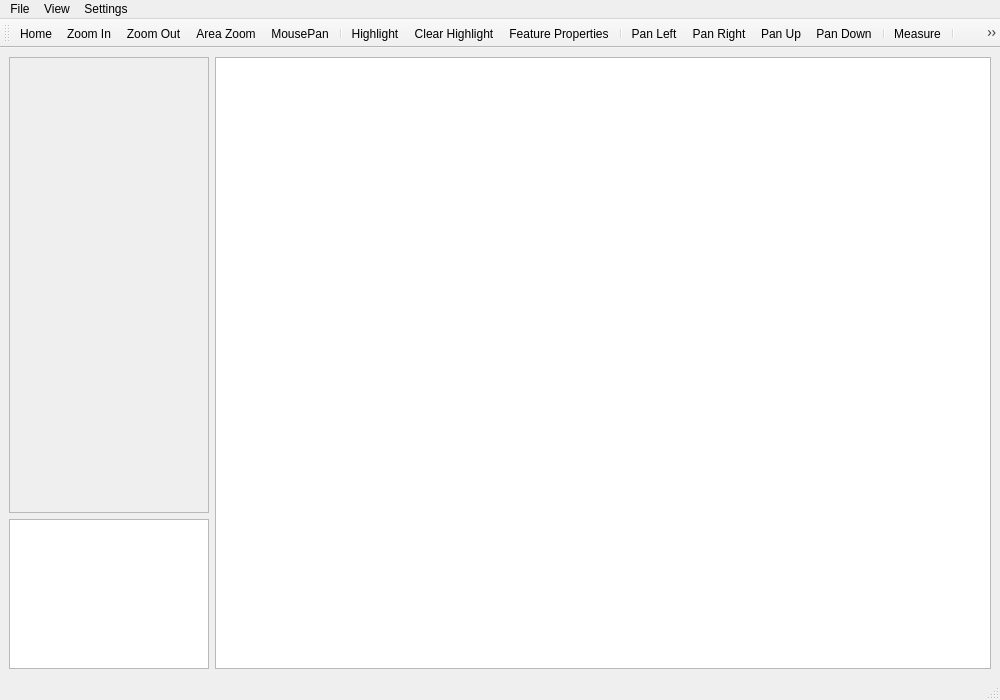
<?xml version="1.0" encoding="UTF-8"?>
<ui version="4.0">
 <class>ViewerWindow</class>
 <widget class="QMainWindow" name="ViewerWindow">
  <property name="enabled">
   <bool>true</bool>
  </property>
  <property name="geometry">
   <rect>
    <x>0</x>
    <y>0</y>
    <width>1000</width>
    <height>700</height>
   </rect>
  </property>
  <property name="windowTitle">
   <string>ViewerWindow</string>
  </property>
  <widget class="QWidget" name="centralwidget">
   <layout class="QHBoxLayout" name="horizontalLayout">
    <item>
     <layout class="QVBoxLayout" name="verticalLayout">
      <item>
       <widget class="QScrollArea" name="scrollArea">
        <property name="sizePolicy">
         <sizepolicy hsizetype="Minimum" vsizetype="Expanding">
          <horstretch>0</horstretch>
          <verstretch>0</verstretch>
         </sizepolicy>
        </property>
        <property name="minimumSize">
         <size>
          <width>200</width>
          <height>0</height>
         </size>
        </property>
        <property name="widgetResizable">
         <bool>true</bool>
        </property>
        <widget class="QWidget" name="scrollWidget">
         <property name="geometry">
          <rect>
           <x>0</x>
           <y>0</y>
           <width>198</width>
           <height>438</height>
          </rect>
         </property>
         <layout class="QVBoxLayout" name="verticalLayout">
          <property name="spacing">
           <number>2</number>
          </property>
          <property name="geometry" stdset="0">
           <rect>
            <x>0</x>
            <y>0</y>
            <width>148</width>
            <height>394</height>
           </rect>
          </property>
         </layout>
        </widget>
       </widget>
      </item>
      <item>
       <widget class="ODBPPGraphicsMiniMapView" name="miniMapView">
        <property name="enabled">
         <bool>true</bool>
        </property>
        <property name="sizePolicy">
         <sizepolicy hsizetype="Minimum" vsizetype="Minimum">
          <horstretch>0</horstretch>
          <verstretch>0</verstretch>
         </sizepolicy>
        </property>
        <property name="minimumSize">
         <size>
          <width>200</width>
          <height>150</height>
         </size>
        </property>
        <property name="maximumSize">
         <size>
          <width>200</width>
          <height>150</height>
         </size>
        </property>
       </widget>
      </item>
     </layout>
    </item>
    <item>
     <widget class="ODBPPGraphicsView" name="viewWidget"/>
    </item>
   </layout>
  </widget>
  <widget class="QMenuBar" name="menubar">
   <property name="geometry">
    <rect>
     <x>0</x>
     <y>0</y>
     <width>1000</width>
     <height>22</height>
    </rect>
   </property>
   <widget class="QMenu" name="menuFile">
    <property name="title">
     <string>File</string>
    </property>
    <addaction name="actionExportSVG"/>
   </widget>
   <widget class="QMenu" name="menu">
    <property name="title">
     <string>Settings</string>
    </property>
    <addaction name="actionSetColor"/>
   </widget>
   <widget class="QMenu" name="menuView">
    <property name="title">
     <string>View</string>
    </property>
    <addaction name="actionZoomIn"/>
    <addaction name="actionZoomOut"/>
    <addaction name="actionHome"/>
    <addaction name="actionAreaZoom"/>
    <addaction name="separator"/>
    <addaction name="actionHighlight"/>
    <addaction name="actionClearHighlight"/>
    <addaction name="actionFeatureProperties"/>
    <addaction name="separator"/>
    <addaction name="actionPanLeft"/>
    <addaction name="actionPanRight"/>
    <addaction name="actionPanUp"/>
    <addaction name="actionPanDown"/>
    <addaction name="separator"/>
    <addaction name="actionMeasure"/>
    <addaction name="separator"/>
    <addaction name="actionShowOutline"/>
    <addaction name="actionShowStepRepeat"/>
    <addaction name="actionShowNotes"/>
   </widget>
   <addaction name="menuFile"/>
   <addaction name="menuView"/>
   <addaction name="menu"/>
  </widget>
  <widget class="QStatusBar" name="statusbar"/>
  <widget class="QToolBar" name="toolBar">
   <property name="windowTitle">
    <string>toolBar</string>
   </property>
   <attribute name="toolBarArea">
    <enum>TopToolBarArea</enum>
   </attribute>
   <attribute name="toolBarBreak">
    <bool>false</bool>
   </attribute>
   <addaction name="actionHome"/>
   <addaction name="actionZoomIn"/>
   <addaction name="actionZoomOut"/>
   <addaction name="actionAreaZoom"/>
   <addaction name="actionMousePan"/>
   <addaction name="separator"/>
   <addaction name="actionHighlight"/>
   <addaction name="actionClearHighlight"/>
   <addaction name="actionFeatureProperties"/>
   <addaction name="separator"/>
   <addaction name="actionPanLeft"/>
   <addaction name="actionPanRight"/>
   <addaction name="actionPanUp"/>
   <addaction name="actionPanDown"/>
   <addaction name="separator"/>
   <addaction name="actionMeasure"/>
   <addaction name="separator"/>
   <addaction name="actionShowOutline"/>
   <addaction name="actionShowStepRepeat"/>
   <addaction name="actionShowNotes"/>
   <addaction name="separator"/>
   <addaction name="actionExportSVG"/>
  </widget>
  <action name="actionSetColor">
   <property name="text">
    <string>Color</string>
   </property>
  </action>
  <action name="actionZoomIn">
   <property name="icon">
    <iconset resource="../resources.qrc">
     <normaloff>:/icons/zoom-in.png</normaloff>:/icons/zoom-in.png</iconset>
   </property>
   <property name="text">
    <string>Zoom In</string>
   </property>
  </action>
  <action name="actionZoomOut">
   <property name="icon">
    <iconset resource="../resources.qrc">
     <normaloff>:/icons/zoom-out.png</normaloff>:/icons/zoom-out.png</iconset>
   </property>
   <property name="text">
    <string>Zoom Out</string>
   </property>
  </action>
  <action name="actionHome">
   <property name="icon">
    <iconset resource="../resources.qrc">
     <normaloff>:/icons/zoom-original.png</normaloff>:/icons/zoom-original.png</iconset>
   </property>
   <property name="text">
    <string>Home</string>
   </property>
  </action>
  <action name="actionAreaZoom">
   <property name="checkable">
    <bool>true</bool>
   </property>
   <property name="icon">
    <iconset resource="../resources.qrc">
     <normaloff>:/icons/gtk-fullscreen.png</normaloff>:/icons/gtk-fullscreen.png</iconset>
   </property>
   <property name="text">
    <string>Area Zoom</string>
   </property>
  </action>
  <action name="actionPanLeft">
   <property name="icon">
    <iconset resource="../resources.qrc">
     <normaloff>:/icons/back.png</normaloff>:/icons/back.png</iconset>
   </property>
   <property name="text">
    <string>Pan Left</string>
   </property>
  </action>
  <action name="actionPanRight">
   <property name="icon">
    <iconset resource="../resources.qrc">
     <normaloff>:/icons/forward.png</normaloff>:/icons/forward.png</iconset>
   </property>
   <property name="text">
    <string>Pan Right</string>
   </property>
  </action>
  <action name="actionPanUp">
   <property name="icon">
    <iconset resource="../resources.qrc">
     <normaloff>:/icons/up.png</normaloff>:/icons/up.png</iconset>
   </property>
   <property name="text">
    <string>Pan Up</string>
   </property>
  </action>
  <action name="actionPanDown">
   <property name="icon">
    <iconset resource="../resources.qrc">
     <normaloff>:/icons/down.png</normaloff>:/icons/down.png</iconset>
   </property>
   <property name="text">
    <string>Pan Down</string>
   </property>
  </action>
  <action name="actionHighlight">
   <property name="checkable">
    <bool>true</bool>
   </property>
   <property name="icon">
    <iconset resource="../resources.qrc">
     <normaloff>:/icons/ok.png</normaloff>:/icons/ok.png</iconset>
   </property>
   <property name="text">
    <string>Highlight</string>
   </property>
  </action>
  <action name="actionClearHighlight">
   <property name="icon">
    <iconset resource="../resources.qrc">
     <normaloff>:/icons/remove.png</normaloff>:/icons/remove.png</iconset>
   </property>
   <property name="text">
    <string>Clear Highlight</string>
   </property>
   <property name="toolTip">
    <string>Clear hightlight</string>
   </property>
  </action>
  <action name="actionShowNotes">
   <property name="checkable">
    <bool>true</bool>
   </property>
   <property name="icon">
    <iconset resource="../resources.qrc">
     <normaloff>:/icons/document-properties.png</normaloff>:/icons/document-properties.png</iconset>
   </property>
   <property name="text">
    <string>Show Notes</string>
   </property>
  </action>
  <action name="actionMousePan">
   <property name="checkable">
    <bool>true</bool>
   </property>
   <property name="icon">
    <iconset resource="../resources.qrc">
     <normaloff>:/icons/visualization.png</normaloff>:/icons/visualization.png</iconset>
   </property>
   <property name="text">
    <string>MousePan</string>
   </property>
   <property name="toolTip">
    <string>Mouse panning</string>
   </property>
  </action>
  <action name="actionMeasure">
   <property name="checkable">
    <bool>true</bool>
   </property>
   <property name="icon">
    <iconset resource="../resources.qrc">
     <normaloff>:/icons/screenruler.png</normaloff>:/icons/screenruler.png</iconset>
   </property>
   <property name="text">
    <string>Measure</string>
   </property>
  </action>
  <action name="actionShowOutline">
   <property name="checkable">
    <bool>true</bool>
   </property>
   <property name="icon">
    <iconset resource="../resources.qrc">
     <normaloff>:/icons/view-list-icons.png</normaloff>:/icons/view-list-icons.png</iconset>
   </property>
   <property name="text">
    <string>Show Outline</string>
   </property>
   <property name="toolTip">
    <string>Show outline of a layer</string>
   </property>
  </action>
  <action name="actionShowStepRepeat">
   <property name="checkable">
    <bool>true</bool>
   </property>
   <property name="icon">
    <iconset resource="../resources.qrc">
     <normaloff>:/icons/stock_print-setup.png</normaloff>:/icons/stock_print-setup.png</iconset>
   </property>
   <property name="text">
    <string>Show Step &amp; Repeat Features</string>
   </property>
  </action>
  <action name="actionFeatureProperties">
   <property name="icon">
    <iconset resource="../resources.qrc">
     <normaloff>:/icons/gtk-underline.png</normaloff>:/icons/gtk-underline.png</iconset>
   </property>
   <property name="text">
    <string>Feature Properties</string>
   </property>
  </action>
  <action name="actionExportSVG">
   <property name="icon">
    <iconset resource="../resources.qrc">
     <normaloff>:/icons/document-export.png</normaloff>:/icons/document-export.png</iconset>
   </property>
   <property name="text">
    <string>Export to PNG</string>
   </property>
   <property name="toolTip">
    <string>Export current view to PNG file</string>
   </property>
  </action>
 </widget>
 <customwidgets>
  <customwidget>
   <class>ODBPPGraphicsView</class>
   <extends>QGraphicsView</extends>
   <header>odbppgraphicsview.h</header>
  </customwidget>
  <customwidget>
   <class>ODBPPGraphicsMiniMapView</class>
   <extends>QGraphicsView</extends>
   <header>odbppgraphicsminimapview.h</header>
  </customwidget>
 </customwidgets>
 <resources>
  <include location="../resources.qrc"/>
 </resources>
 <connections/>
</ui>
